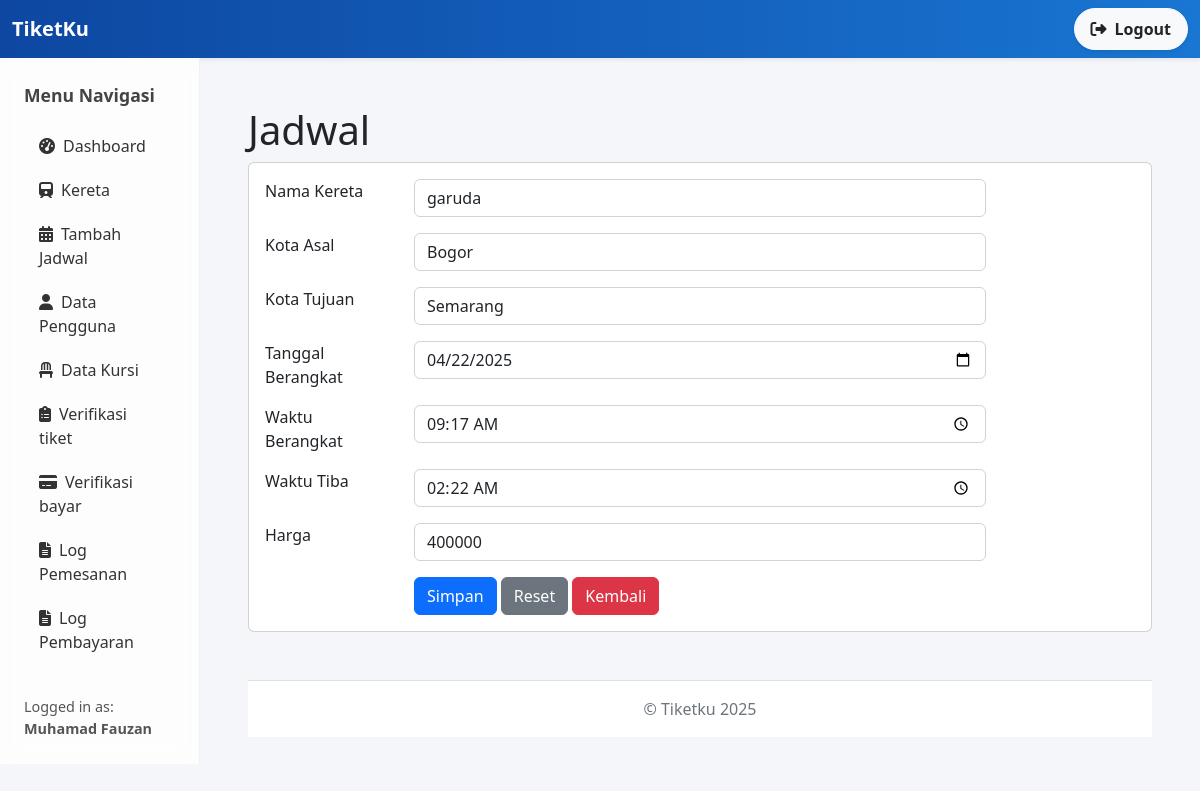
The app's page /index.php?page=jadwal_ubah&&id=1 (signed in) with its own data.
### tables this page shows
CREATE TABLE `jadwal` (
  `id_jadwal` int NOT NULL,
  `id_kereta` int NOT NULL,
  `asal` varchar(100) NOT NULL,
  `tujuan` varchar(100) NOT NULL,
  `tgl_berangkat` date NOT NULL,
  `waktu_berangkat` time NOT NULL,
  `waktu_tiba` time NOT NULL,
  `harga` int NOT NULL
);

CREATE TABLE `kereta` (
  `id_kereta` int NOT NULL,
  `nama_kereta` varchar(255) NOT NULL,
  `jenis` enum('ekonomi','bisnis','vip') NOT NULL,
  `kapasitas` int NOT NULL
);

### jadwal_ubah.php (the view, shortened to what this page needs)
<h1 class="mt-4">Jadwal</h1>
<div class="card">
    <div class="card-body">
    <div class="row">
    <div class="col-md-12">
       <form method="post">
        <?php
        $id = $_GET['id'];
            $query = mysqli_query($koneksi, "SELECT * FROM jadwal WHERE id_jadwal = $id");
            $data = mysqli_fetch_array($query);
        ?>
            <div class="row mb-3">
                <div class="col-md-2">Nama Kereta</div>
                <div class="col-md-8">
                    <select name="id_kereta" class="form-control">
                        <?php
                            $ker = mysqli_query($koneksi, "SELECT * FROM kereta");
                            while($nama_kereta = mysqli_fetch_array($ker)) {
                                ?>
                                <option <?php if($nama_kereta['id_kereta'] == $data['id_kereta']) echo 'selected'; ?> value="<?php echo $nama_kereta['id_kereta']; ?>"><?php echo $nama_kereta['nama_kereta']; ?></option>
                        <?php
                            }
                        ?>
                    </select>
                </div>
            </div>
            <div class="row mb-3">
                <div class="col-md-2">Kota Asal</div>
                <div class="col-md-8"><input type="text" class="form-control" value="<?php echo $data['asal']; ?>" name="asal"></div>
            </div>
            <div class="row mb-3">
                <div class="col-md-2">Kota Tujuan</div>
                <div class="col-md-8"><input type="text" class="form-control" value="<?php echo $data['tujuan']; ?>" name="tujuan"></div>
            </div>
            <div class="row mb-3">
                <div class="col-md-2">Tanggal Berangkat</div>
                <div class="col-md-8"><input type="date" class="form-control" value="<?php echo $data['tgl_berangkat']; ?>" name="tgl_berangkat"></div>
            </div>
            <div class="row mb-3">
                <div class="col-md-2">Waktu Berangkat</div>
                <div class="col-md-8"><input type="time" class="form-control" value="<?php echo $data['waktu_berangkat']; ?>" name="waktu_berangkat"></div>
            </div>
            <div class="row mb-3">
                <div class="col-md-2">Waktu Tiba</div>
                <div class="col-md-8"><input type="time" class="form-control" value="<?php echo $data['waktu_tiba']; ?>" name="waktu_tiba"></div>
            </div>
            <div class="row mb-3">
                <div class="col-md-2">Harga</div>
                <div class="col-md-8"><input type="number" class="form-control" value="<?php echo $data['harga']; ?>" name="harga"></div>
            </div>
           <div class="row">
            <div class="col-md-2"></div>
            <div class="col-md-8">
                <button type="submit" class="btn btn-primary" name="submit" value="submit">Simpan</button>
                <button type="reset" class="btn btn-secondary">Reset</button>
                <a href="?page=jadwal" class="btn btn-danger">Kembali</a>
                </div>
           </div>
        </form>
        </div>
    </div>
    </div>
</div>

### index.php (style rules this page uses)
body { background-color: #f4f6f9; font-family: 'Segoe UI', sans-serif; }

### records on screen
jadwal: id_kereta "garuda", asal "Bogor", tujuan "Semarang", tgl_berangkat "04/22/2025", waktu_berangkat "09:17:00", waktu_tiba "02:22:00", harga "400000"

### other values on screen
$_SESSION['user']['nama'] "Muhamad Fauzan"
